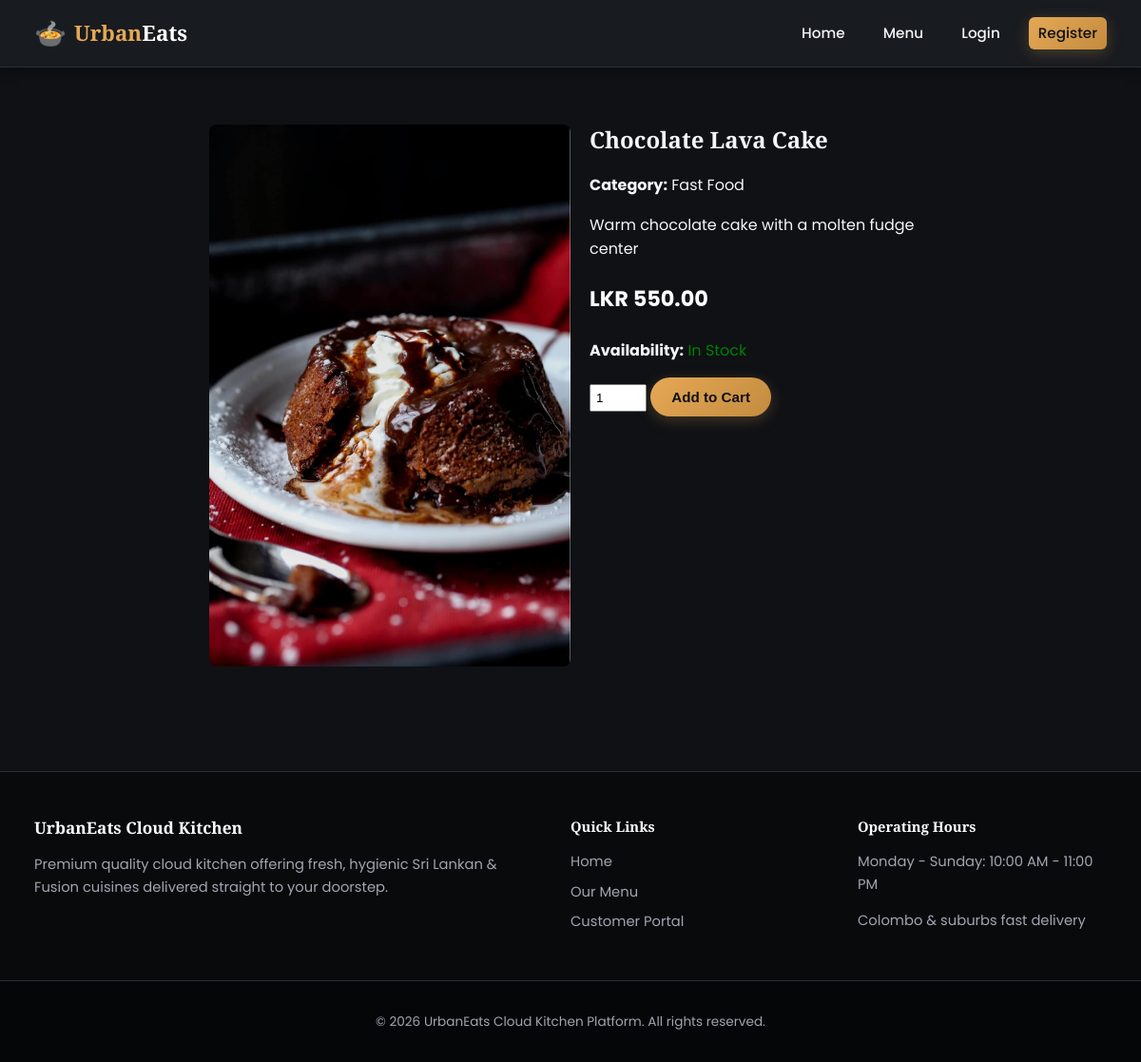
/menu/detail.php?id=10, run on the app's committed database.
### tables this page shows
CREATE TABLE `dishes` (
  `dish_id` int(11) NOT NULL,
  `category_id` int(11) NOT NULL,
  `dish_name` varchar(150) NOT NULL,
  `description` text DEFAULT NULL,
  `price` decimal(10,2) NOT NULL,
  `image_url` varchar(255) DEFAULT 'default-dish.jpg',
  `is_active` tinyint(1) DEFAULT 1,
  `created_at` timestamp NOT NULL DEFAULT current_timestamp()
);

CREATE TABLE `categories` (
  `category_id` int(11) NOT NULL,
  `category_name` varchar(100) NOT NULL,
  `description` text DEFAULT NULL,
  `created_at` timestamp NOT NULL DEFAULT current_timestamp()
);

### public/menu/detail.php (the view, shortened to what this page needs)
<?php
require_once __DIR__ . '/../../includes/header.php';
$dish_id = filter_input(INPUT_GET, 'id', FILTER_VALIDATE_INT);
$stmt = $pdo->prepare("SELECT d.*, c.category_name, i.quantity_in_stock
                       FROM dishes d
                       JOIN categories c ON d.category_id = c.category_id
                       JOIN inventory i ON d.dish_id = i.dish_id
                       WHERE d.dish_id = ? AND d.is_active = 1");
$stmt->execute([$dish_id]);
$dish = $stmt->fetch(PDO::FETCH_ASSOC);
?>
<div style="max-width: 800px; margin: 40px auto; padding: 20px; background: var(--card-bg); border-radius: 12px; display: flex; gap: 20px;">
    <img src="../uploads/<?= htmlspecialchars($dish['image_url']) ?>" style="width: 50%; border-radius: 8px; object-fit: cover;">
    <div>
        <h2 style="color: var(--accent-gold);"><?= htmlspecialchars($dish['dish_name']) ?></h2>
        <p><strong>Category:</strong> <?= htmlspecialchars($dish['category_name']) ?></p>
        <p><?= htmlspecialchars($dish['description']) ?></p>
        <p style="font-size: 1.4rem; color: #fff;"><strong>LKR <?= number_format($dish['price'], 2) ?></strong></p>
        <p><strong>Availability:</strong>
            <?= $dish['quantity_in_stock'] > 0 ? '<span style="color:green;">In Stock</span>' : '<span style="color:red;">Out of Stock</span>' ?>
        </p>
        <?php if ($dish['quantity_in_stock'] > 0): ?>
            <form action="../orders/cart.php" method="POST">
                <input type="number" name="quantity" value="1" min="1" max="<?= $dish['quantity_in_stock'] ?>" style="width: 60px; padding: 5px;">
                <button type="submit" class="btn-gold">Add to Cart</button>
            </form>
        <?php endif; ?>
    </div>
</div>
<?php require_once __DIR__ . '/../../includes/footer.php'; ?>

### public/css/style.css (style rules this page uses)
:root { --primary: #e5a855; --primary-hover: #f3be74; --primary-light: #251c14; --secondary: #5c4033; --accent: #e5a855; --background: #0f1115; --surface: #181b20; --surface-alt: #1f232a; --border: #2a2e37; --border-light: #222630; --text-main: #f5f5f7; --text-muted: #a0a5b1; --text-light: #ffffff; --success: #22c55e; --success-bg: #064e3b; --success-border: #047857; --danger: #ef4444; --danger-bg: #7f1d1d; --danger-border: #991b1b; --info: #38bdf8; --info-bg: #0369a1; --info-border: #0284c7; --warning: #f59e0b; --warning-bg: #78350f; --warning-border: #b45309; --role-admin: #c084fc; --role-admin-bg: #581c87; --role-staff: #fb923c; --role-staff-bg: #7c2d12; --role-customer: #34d399; --role-customer-bg: #065f46; --radius-sm: 6px; --radius-md: 12px; --radius-lg: 20px; --shadow-sm: 0 4px 12px rgba(0, 0, 0, 0.3); --shadow-md: 0 8px 24px rgba(0, 0, 0, 0.4); --shadow-lg: 0 12px 32px rgba(0, 0, 0, 0.6); --transition: all 0.25s ease-in-out; }
*, *::before, *::after { box-sizing: border-box; }
html { scroll-behavior: smooth; }
body { margin: 0; font-family: 'Poppins', sans-serif; background-color: var(--background); color: var(--text-main); line-height: 1.6; display: flex; flex-direction: column; min-height: 100vh; }
h1, h2, h3, h4, h5, h6, .hero-title, .section-title { font-family: 'Playfair Display', serif !important; color: var(--text-light); margin-top: 0; font-weight: 700; line-height: 1.3; }
img { max-width: 100%; height: auto; }
.btn, button, input[type="submit"], .btn-primary { display: inline-flex; align-items: center; justify-content: center; padding: 10px 22px; font-size: 0.95rem; font-weight: 600; border-radius: 30px; border: none; cursor: pointer; text-decoration: none !important; transition: var(--transition); line-height: 1.4; background: linear-gradient(135deg, #e5a855 0%, #c48b3f 100%) !important; color: #0f1115 !important; box-shadow: 0 4px 15px rgba(229, 168, 85, 0.25); }

### data on the page
dishes: image_url (picture), dish_name "Chocolate Lava Cake", category.category_name "Fast Food", description "Warm chocolate cake with a molten fudge center", price "550.00"
